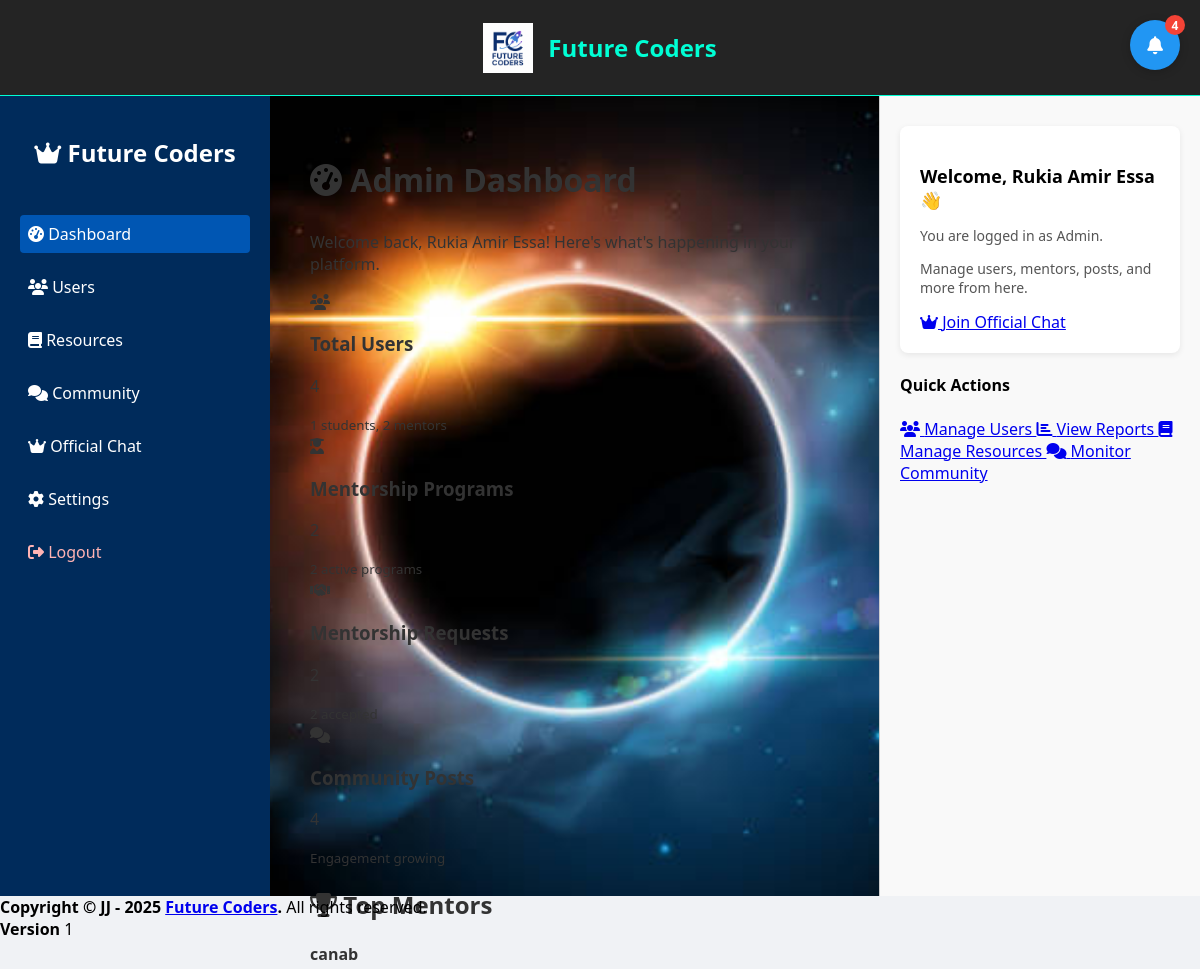
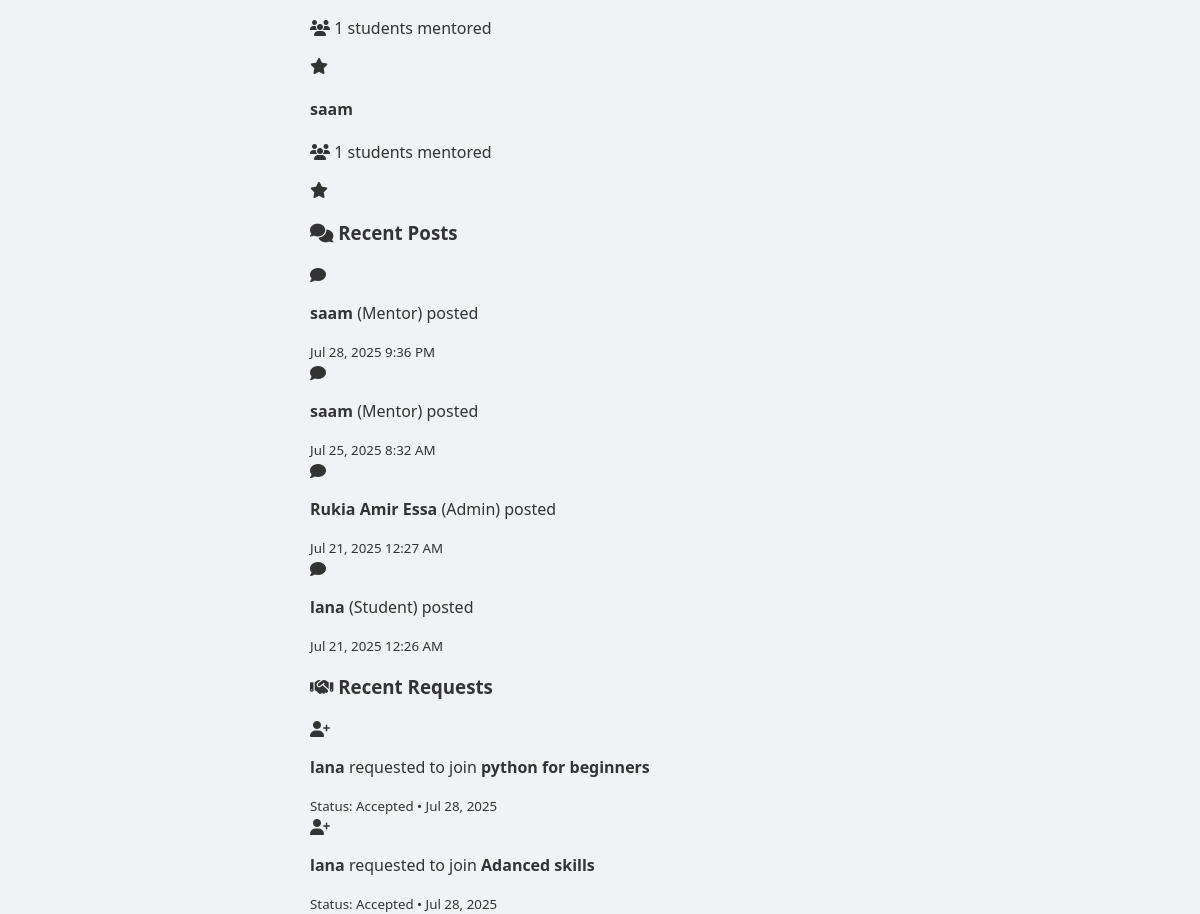
Screenshot of /future_coders/admin_dashboard.php (signed in) with the database file from the repository (2 pictures, top to bottom).
### tables this page shows
CREATE TABLE `posts` (
  `post_id` int(11) NOT NULL,
  `user_id` int(11) NOT NULL,
  `title` varchar(255) NOT NULL,
  `content` text NOT NULL,
  `post_type` enum('text','code','project') NOT NULL DEFAULT 'text',
  `project_name` varchar(255) DEFAULT NULL,
  `project_tech` varchar(255) DEFAULT NULL,
  `file_path` varchar(255) DEFAULT NULL,
  `category` varchar(50) DEFAULT NULL,
  `created_at` datetime DEFAULT current_timestamp()
);

CREATE TABLE `users` (
  `user_id` int(11) NOT NULL,
  `fullname` varchar(100) NOT NULL,
  `username` varchar(50) NOT NULL,
  `email` varchar(100) NOT NULL,
  `password` varchar(255) NOT NULL,
  `role` enum('admin','mentor','student') NOT NULL,
  `year` int(11) NOT NULL,
  `profile_picture` varchar(255) DEFAULT NULL,
  `date_joined` datetime DEFAULT current_timestamp(),
  `bio` text DEFAULT NULL
);

CREATE TABLE `mentorship_requests` (
  `request_id` int(11) NOT NULL,
  `program_id` int(11) DEFAULT NULL,
  `student_id` int(11) DEFAULT NULL,
  `status` enum('pending','accepted','rejected') DEFAULT 'pending',
  `request_date` datetime DEFAULT current_timestamp(),
  `response_date` datetime DEFAULT NULL
);

CREATE TABLE `mentorship` (
  `mentorship_id` int(11) NOT NULL,
  `mentor_id` int(11) NOT NULL,
  `mentee_id` int(11) DEFAULT NULL,
  `program_name` varchar(100) DEFAULT NULL,
  `topic` varchar(100) DEFAULT NULL,
  `description` text DEFAULT NULL,
  `status` enum('pending','active','rejected','completed') DEFAULT 'pending',
  `start_date` datetime DEFAULT NULL,
  `end_date` date DEFAULT NULL,
  `max_students` int(11) DEFAULT NULL
);

### future_coders/admin_dashboard.php (the view, shortened to what this page needs)
<?php
include_once("config.php");
$adminName = $_SESSION['fullname'];
$userCount = $conn->query("SELECT COUNT(*) as total FROM users")->fetch_assoc()['total'];
$mentorCount = $conn->query("SELECT COUNT(*) as total FROM users WHERE role='mentor'")->fetch_assoc()['total'];
$studentCount = $conn->query("SELECT COUNT(*) as total FROM users WHERE role='student'")->fetch_assoc()['total'];
$postCount = $conn->query("SELECT COUNT(*) as total FROM posts")->fetch_assoc()['total'];
$totalPrograms = $conn->query("SELECT COUNT(*) as total FROM mentorship")->fetch_assoc()['total'];
$activePrograms = $conn->query("SELECT COUNT(*) as total FROM mentorship WHERE status='active'")->fetch_assoc()['total'];
$totalRequests = $conn->query("SELECT COUNT(*) as total FROM mentorship_requests")->fetch_assoc()['total'];
$acceptedRequests = $conn->query("SELECT COUNT(*) as total FROM mentorship_requests WHERE status='accepted'")->fetch_assoc()['total'];
$topMentors = $conn->query("
    SELECT u.fullname, COUNT(mr.student_id) as students_mentored
    FROM users u
    LEFT JOIN mentorship m ON u.user_id = m.mentor_id
    LEFT JOIN mentorship_requests mr ON m.mentorship_id = mr.program_id AND mr.status = 'accepted'
    WHERE u.role = 'mentor'
    GROUP BY u.user_id, u.fullname
    ORDER BY students_mentored DESC
    LIMIT 5
");
$recentPosts = $conn->query("
    SELECT p.*, u.fullname, u.role
    FROM posts p
    JOIN users u ON p.user_id = u.user_id
    ORDER BY p.created_at DESC
    LIMIT 5
");
$recentRequests = $conn->query("
    SELECT mr.*, u.fullname as student_name, m.program_name, mentor.fullname as mentor_name
    FROM mentorship_requests mr
    JOIN users u ON mr.student_id = u.user_id
    JOIN mentorship m ON mr.program_id = m.mentorship_id
    JOIN users mentor ON m.mentor_id = mentor.user_id
    ORDER BY mr.request_date DESC
    LIMIT 5
");
?>
<!DOCTYPE html>
<html lang="en">
<head>
  <link rel="stylesheet" href="css/admin_dashboard.css">
  <link rel="stylesheet" href="https://cdnjs.cloudflare.com/ajax/libs/font-awesome/6.4.0/css/all.min.css">
  <?php include_once("includes/header.php"); ?>
</head>
<body>
  <div class="container">
    <aside class="sidebar">
      <h2><i class="fas fa-crown"></i> Future Coders</h2>
      <ul>
        <li><a href="admin_dashboard.php" class="active"><i class="fas fa-tachometer-alt"></i> Dashboard</a></li>
        <li><a href="admin_users.php"><i class="fas fa-users"></i> Users</a></li>
        <li><a href="resources.php"><i class="fas fa-book"></i> Resources</a></li>
        <li><a href="community.php"><i class="fas fa-comments"></i> Community</a></li>
        <li><a href="admin_chat.php"><i class="fas fa-crown"></i> Official Chat</a></li>
        <li class="dropdown">
          <a href="#"><i class="fas fa-cog"></i> Settings</a>
        </li>
        <li><a href="logout.php" class="logout"><i class="fas fa-sign-out-alt"></i> Logout</a></li>
      </ul>
    </aside>
    <main class="main-content">
      <div class="dashboard-header">
        <h1><i class="fas fa-tachometer-alt"></i> Admin Dashboard</h1>
        <p>Welcome back, <?php echo htmlspecialchars($adminName); ?>! Here's what's happening in your platform.</p>
      </div>
      <div class="stats-grid">
        <div class="stat-card users">
          <div class="stat-icon">
            <i class="fas fa-users"></i>
          </div>
          <div class="stat-content">
            <h3>Total Users</h3>
            <p class="stat-number"><?= $userCount ?></p>
            <small><?= $studentCount ?> students, <?= $mentorCount ?> mentors</small>
          </div>
        </div>
        <div class="stat-card mentors">
          <div class="stat-icon">
            <i class="fas fa-user-graduate"></i>
          </div>
          <div class="stat-content">
            <h3>Mentorship Programs</h3>
            <p class="stat-number"><?= $totalPrograms ?></p>
            <small><?= $activePrograms ?> active programs</small>
          </div>
        </div>
        <div class="stat-card requests">
          <div class="stat-icon">
            <i class="fas fa-handshake"></i>
          </div>
          <div class="stat-content">
            <h3>Mentorship Requests</h3>
            <p class="stat-number"><?= $totalRequests ?></p>
            <small><?= $acceptedRequests ?> accepted</small>
          </div>
        </div>
        <div class="stat-card posts">
          <div class="stat-icon">
            <i class="fas fa-comments"></i>
          </div>
          <div class="stat-content">
            <h3>Community Posts</h3>
            <p class="stat-number"><?= $postCount ?></p>
            <small>Engagement growing</small>
          </div>
        </div>
      </div>
      <div class="dashboard-section">
        <h2><i class="fas fa-trophy"></i> Top Mentors</h2>
        <div class="mentors-grid">
          <?php while ($mentor = $topMentors->fetch_assoc()): ?>
            <div class="mentor-card">
              <div class="mentor-info">
                <h4><?php echo htmlspecialchars($mentor['fullname']); ?></h4>
                <p class="students-count">
                  <i class="fas fa-users"></i>
                  <?php echo $mentor['students_mentored']; ?> students mentored
                </p>
              </div>
              <div class="mentor-badge">
                <i class="fas fa-star"></i>
              </div>
            </div>
          <?php endwhile; ?>
        </div>
      </div>
      <div class="activities-section">
        <div class="activity-column">
          <h3><i class="fas fa-comments"></i> Recent Posts</h3>
          <div class="activity-list">
            <?php while ($post = $recentPosts->fetch_assoc()): ?>
              <div class="activity-item">
                <div class="activity-icon">
                  <i class="fas fa-comment"></i>
                </div>
                <div class="activity-content">
                  <p><strong><?php echo htmlspecialchars($post['fullname']); ?></strong>
                     (<?php echo ucfirst($post['role']); ?>) posted</p>
                  <small><?php echo date('M j, Y g:i A', strtotime($post['created_at'])); ?></small>
                </div>
              </div>
            <?php endwhile; ?>
          </div>
        </div>
        <div class="activity-column">
          <h3><i class="fas fa-handshake"></i> Recent Requests</h3>
          <div class="activity-list">
            <?php while ($request = $recentRequests->fetch_assoc()): ?>
              <div class="activity-item">
                <div class="activity-icon">
                  <i class="fas fa-user-plus"></i>
                </div>
                <div class="activity-content">
                  <p><strong><?php echo htmlspecialchars($request['student_name']); ?></strong>
                     requested to join <strong><?php echo htmlspecialchars($request['program_name']); ?></strong></p>
                  <small>Status: <?php echo ucfirst($request['status']); ?> •
                         <?php echo date('M j, Y', strtotime($request['request_date'])); ?></small>
                </div>
              </div>
            <?php endwhile; ?>
          </div>
        </div>
      </div>
    </main>
    <div class="right-panel">
      <div class="welcome-box">
        <h3>Welcome, <?= htmlspecialchars($adminName) ?> 👋</h3>
        <p>You are logged in as Admin.</p>
        <p>Manage users, mentors, posts, and more from here.</p>
        <a href="admin_chat.php" class="chat-btn">
          <i class="fas fa-crown"></i> Join Official Chat
        </a>
      </div>
      <div class="quick-actions">
        <h4>Quick Actions</h4>
        <a href="admin_users.php" class="action-btn">
          <i class="fas fa-users"></i> Manage Users
        </a>
        <a href="reports.php" class="action-btn">
          <i class="fas fa-chart-bar"></i> View Reports
        </a>
        <a href="resources.php" class="action-btn">
          <i class="fas fa-book"></i> Manage Resources
        </a>
        <a href="community.php" class="action-btn">
          <i class="fas fa-comments"></i> Monitor Community
        </a>
      </div>
    </div>
  </div>
 <?php include("includes/footer.php"); ?>
</body>
</html>

### future_coders/includes/header.php (shortened to what this page needs)
<header class="main-header">
  <div class="logo-box">
    <img src="uploads/logo.png" alt="Future Coders Logo" class="site-logo">
    <h1 class="site-title">Future Coders</h1>
  </div>
  <link rel="stylesheet" href="css/header.css">
</header>
<?php if (isset($_SESSION['user_id'])): ?>
  <?php include 'includes/notifications.php'; ?>
<?php endif; ?>

### future_coders/includes/notifications.php (shortened to what this page needs)
<?php
$user_id = $_SESSION['user_id'] ?? 0;
$unread_query = "SELECT COUNT(*) as count FROM notifications WHERE user_id = ? AND is_read = 0";
$unread_stmt = $conn->prepare($unread_query);
$unread_stmt->bind_param("i", $user_id);
$unread_stmt->execute();
$unread_count = $unread_stmt->get_result()->fetch_assoc()['count'];
?>
<link rel="stylesheet" href="css/notifications.css">
<div class="notification-toggle" onclick="toggleNotifications()">
    <i class="fas fa-bell"></i>
    <?php if ($unread_count > 0): ?>
        <span class="notification-badge"><?= $unread_count ?></span>
    <?php endif; ?>
</div>

### future_coders/includes/footer.php
<footer class="main-footer">
    <strong>Copyright &copy; JJ - <?php echo Date("Y");?> <a href="#">Future Coders</a>.</strong>
    All rights reserved.
    <div class="float-right d-none d-sm-inline-block">
      <b>Version</b> 1
    </div>
  </footer>

### future_coders/css/admin_dashboard.css (style rules this page uses)
body { margin: 0; font-family: 'Segoe UI', Tahoma, Geneva, Verdana, sans-serif; background: #f0f2f5; }
.container { display: flex; height: 100vh; }
.sidebar { width: 230px; background-color: #002B5B; color: white; padding: 20px; display: flex; flex-direction: column; }
.sidebar h2 { margin-bottom: 30px; font-size: 24px; text-align: center; }
.sidebar ul { list-style: none; padding: 0; }
.sidebar li { margin-bottom: 15px; }
.sidebar a { color: white; text-decoration: none; font-size: 16px; display: block; padding: 8px; border-radius: 4px; }
.sidebar a.active, .sidebar a:hover { background-color: #0056b3; }
.sidebar .logout { color: #ffb3b3; }
.main-content { flex: 1; padding: 40px; background-image: url('../uploads/hero-bg.jpg'); background-size: cover; background-position: center; color: #333; }
.main-content h1 { margin-bottom: 30px; }
.right-panel { width: 280px; background-color: #f9f9f9; padding: 30px 20px; border-left: 1px solid #ccc; }
.welcome-box { background-color: #fff; border-radius: 8px; padding: 20px; box-shadow: 0 2px 6px rgba(0,0,0,0.08); }
.welcome-box h3 { margin-bottom: 10px; font-size: 18px; }
.welcome-box p { font-size: 14px; color: #555; }

### future_coders/css/header.css (style rules this page uses)
.main-header { display: flex; justify-content: center; align-items: center; background: rgba(0, 0, 0, 0.85); padding: 15px; border-bottom: 1px solid #00ffd5; }
.logo-box { display: flex; align-items: center; }
.site-logo { height: 50px; width: auto; margin-right: 15px; }
.site-title { font-size: 24px; color: #00ffd5; font-family: 'Segoe UI', sans-serif; }

### future_coders/css/notifications.css (style rules this page uses)
.notification-toggle { position: fixed; top: 20px; right: 20px; width: 50px; height: 50px; background: #2196f3; color: white; border: none; border-radius: 50%; cursor: pointer; z-index: 999; display: flex; align-items: center; justify-content: center; font-size: 18px; box-shadow: 0 2px 10px rgba(0,0,0,0.2); transition: all 0.3s; }
.notification-badge { position: absolute; top: -5px; right: -5px; background: #f44336; color: white; border-radius: 50%; width: 20px; height: 20px; font-size: 12px; display: flex; align-items: center; justify-content: center; font-weight: bold; }

### rows the page displays
posts: user.fullname "saam", user.role "Mentor", created_at "Jul 28, 2025 9:36 PM"
posts: user.fullname "saam", user.role "Mentor", created_at "Jul 25, 2025 8:32 AM"
posts: user.fullname "Rukia Amir Essa", user.role "Admin", created_at "Jul 21, 2025 12:27 AM"
posts: user.fullname "lana", user.role "Student", created_at "Jul 21, 2025 12:26 AM"
mentorship_requests: student.fullname "lana", program.program_name "python for beginners", status "Accepted", request_date "Jul 28, 2025"
mentorship_requests: student.fullname "lana", program.program_name "Adanced skills", status "Accepted", request_date "Jul 28, 2025"

### other values shown
$unread_count "4"
$adminName "Rukia Amir Essa"
$mentorCount "2"
$postCount "4"
$mentor['fullname'] "canab"
$mentor['students_mentored'] "1"
$mentor['fullname'] "saam"
Date("Y") "2025"
